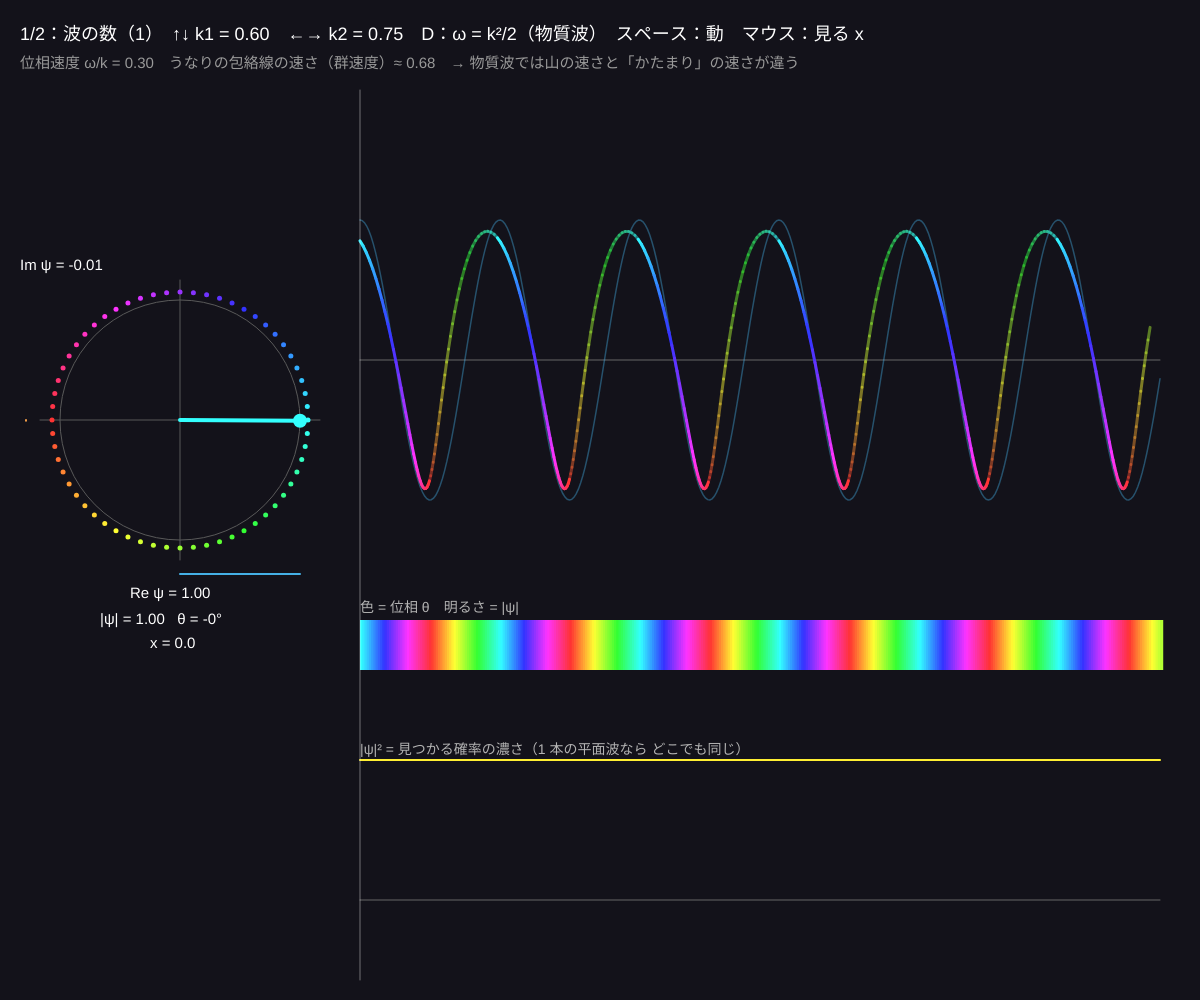
Frame 1 (no input)
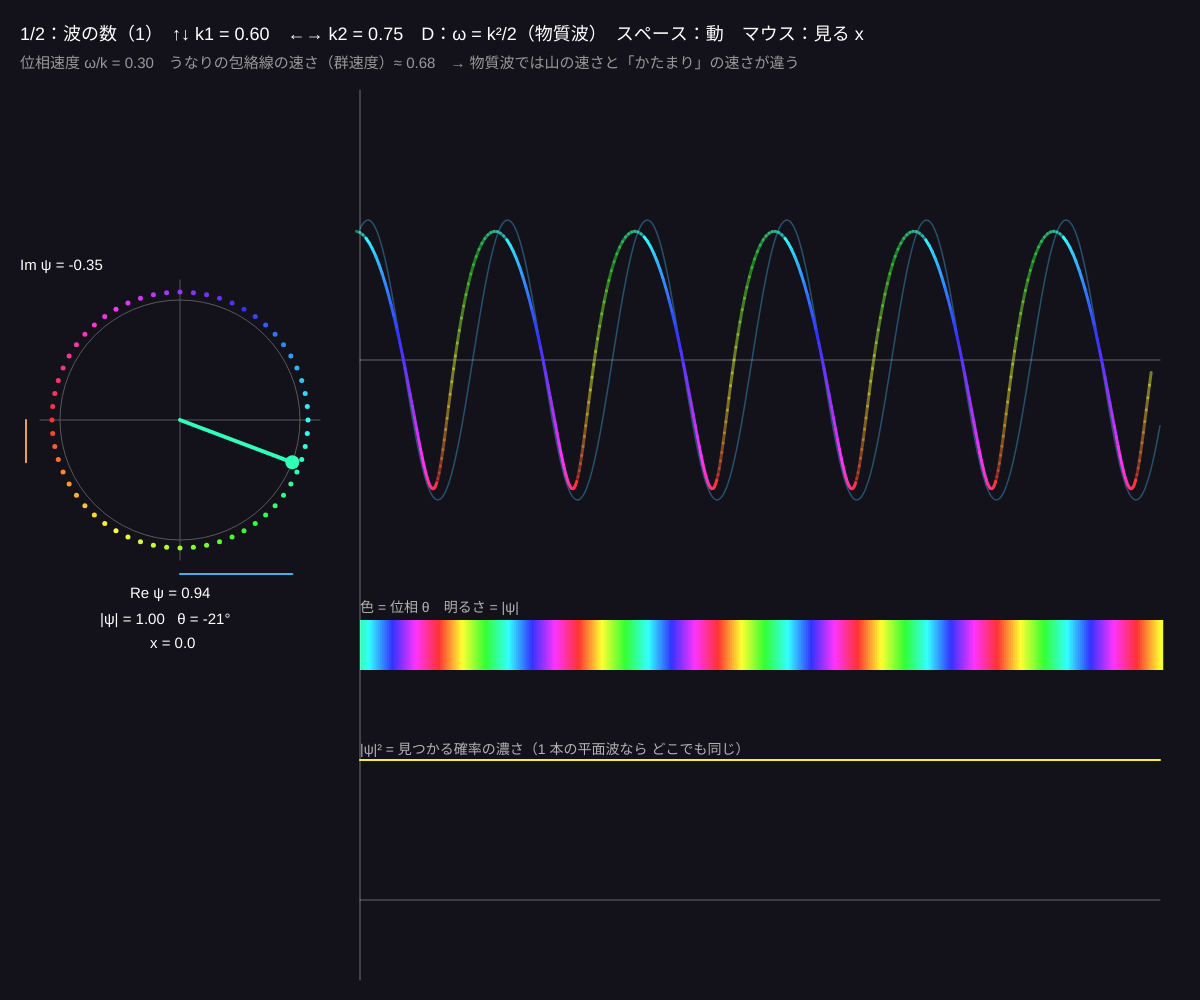
Frame 60 (no input)
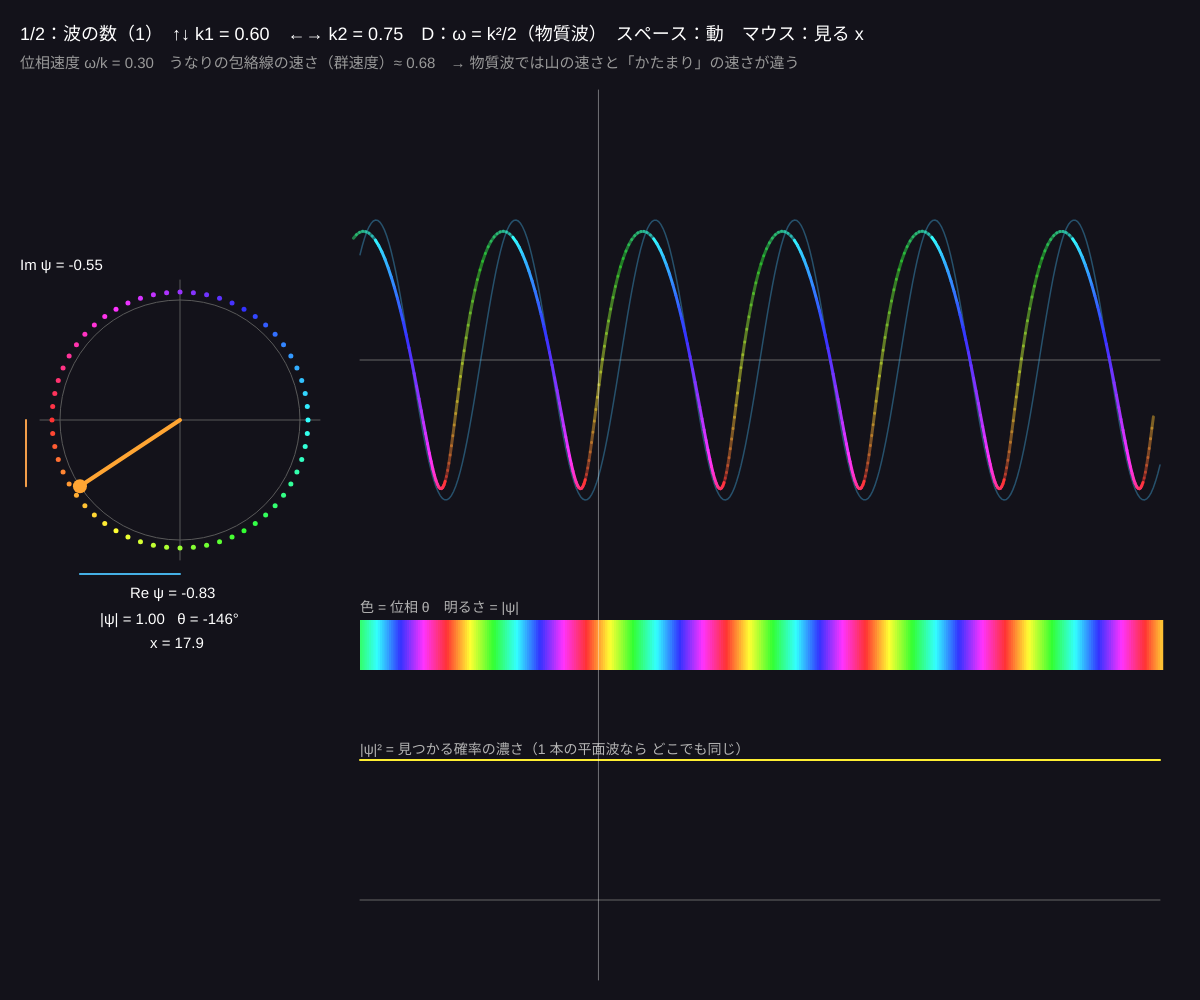
Frame 120 (the mouse pressed at the canvas centre since frame 60)

The p5.js sketch that drew these frames (run headless with seeded random() and noise() and a simulated clock; from frame 60 on, the mouse is pressed at the canvas centre):

// p5.js sketch
// ── sketch.js
// ============================================
// 01 複素数と位相
// 波動関数 ψ は複素数。大きさ |ψ| と向き（位相 θ）をもつ「回る矢印」 ψ = |ψ| e^{iθ} = |ψ|(cos θ + i sin θ)
//   平面波 ψ(x, t) = e^{i(kx − ωt)} は x 方向にねじれたらせん。色 = 位相、明るさ = |ψ| で 1 本の帯にも描ける
// 1 = 波 1 本 / 2 = 2 本の重ね合わせ（うなり） / ←→ = 2 本目の波数 k2 / ↑↓ = 1 本目の波数 k1 / D = 分散 ω = k²/2 ⇔ ω = k / マウス = 見る場所 x / スペース = 停止
// ============================================

let k1 = 0.6, k2 = 0.75;   // ★ 波数（1 あたりの位相の進み）
let mode = 1;
let dispersive = true;     // true：ω = k²/2（自由粒子、ħ = m = 1） / false：ω = k（光や音のように形が崩れない）
let t = 0, running = true;
let xs = 360;              // ★ 描く点の数
let xRange = 60;           // 画面の幅に入れる x の範囲

function omega(k) { return dispersive ? (k * k) / 2 : k; }

// 位置 x、時刻 t での ψ（複素数を {re, im} で返す）
function psi(x) {
  let th1 = k1 * x - omega(k1) * t;
  let re = cos(th1), im = sin(th1);
  if (mode === 2) {
    let th2 = k2 * x - omega(k2) * t;
    re = (re + cos(th2)) / 2; im = (im + sin(th2)) / 2;
  }
  return { re, im };
}

function setup() {
  createCanvas(windowWidth, windowHeight);
  colorMode(HSB, 360, 100, 100, 100);
}

function draw() {
  background(250, 30, 10);
  if (running) t += deltaTime / 1000 * 2;

  let left = 360, right = width - 40, w = right - left;
  let cyH = height * 0.36, amp = height * 0.14;     // らせんの中心と大きさ
  let xOf = (i) => left + (i / (xs - 1)) * w;
  let xVal = (i) => (i / (xs - 1)) * xRange;

  // --- らせん（斜めから見た 3D：横 = x、縦 = Re ψ、奥行き = Im ψ）---
  stroke(0, 0, 40); strokeWeight(1);
  line(left, cyH, right, cyH);
  noFill();
  // Re の影（平らな波）
  stroke(200, 70, 90, 40); strokeWeight(1.5);
  beginShape(); for (let i = 0; i < xs; i++) vertex(xOf(i), cyH - psi(xVal(i)).re * amp); endShape();
  // 本体
  strokeWeight(3);
  for (let i = 1; i < xs; i++) {
    let a = psi(xVal(i - 1)), b = psi(xVal(i));
    let hue = ((atan2(b.im, b.re) + PI) / TWO_PI) * 360;
    stroke(hue, 80, 100, b.im > 0 ? 100 : 45);        // 奥（Im < 0）は暗く
    line(xOf(i - 1) + a.im * 10, cyH - a.re * amp * 0.85 + a.im * amp * 0.35, xOf(i) + b.im * 10, cyH - b.re * amp * 0.85 + b.im * amp * 0.35);
  }

  // --- 色の帯：色 = 位相、明るさ = |ψ| ---
  let by = height * 0.62, bh = 50;
  noStroke();
  for (let i = 0; i < xs; i++) {
    let p = psi(xVal(i));
    let m = sqrt(p.re * p.re + p.im * p.im);
    fill(((atan2(p.im, p.re) + PI) / TWO_PI) * 360, 80, m * 100);
    rect(xOf(i), by, w / xs + 1, bh);
  }
  // |ψ|² のグラフ（2 本ならうなり）
  let gy = height * 0.9, gh = height * 0.14;
  stroke(0, 0, 40); strokeWeight(1); line(left, gy, right, gy);
  noFill(); stroke(55, 80, 100); strokeWeight(2);
  beginShape();
  for (let i = 0; i < xs; i++) { let p = psi(xVal(i)); vertex(xOf(i), gy - (p.re * p.re + p.im * p.im) * gh); }
  endShape();
  noStroke(); fill(0, 0, 70); textSize(14);
  text('色 = 位相 θ　明るさ = |ψ|', left, by - 8);
  text('|ψ|² = 見つかる確率の濃さ（1 本の平面波なら どこでも同じ）', left, gy - gh - 6);

  // --- 左：複素平面の回る矢印（マウスの位置 x）---
  let mi = constrain(floor(((mouseX - left) / w) * (xs - 1)), 0, xs - 1);
  let p = psi(xVal(mi));
  let cx = 180, cyc = height * 0.42, R = 120;
  stroke(0, 0, 35); strokeWeight(1);
  line(cx - R - 20, cyc, cx + R + 20, cyc); line(cx, cyc - R - 20, cx, cyc + R + 20);
  noFill(); circle(cx, cyc, 2 * R);
  let hue = ((atan2(p.im, p.re) + PI) / TWO_PI) * 360;
  stroke(hue, 80, 100); strokeWeight(4);
  line(cx, cyc, cx + p.re * R, cyc - p.im * R);
  noStroke(); fill(hue, 80, 100); circle(cx + p.re * R, cyc - p.im * R, 14);
  // Re と Im の成分
  stroke(200, 70, 90); strokeWeight(2); line(cx, cyc + R + 34, cx + p.re * R, cyc + R + 34);
  stroke(30, 70, 95); line(cx - R - 34, cyc, cx - R - 34, cyc - p.im * R);
  stroke(0, 0, 100, 40); strokeWeight(1); line(xOf(mi), 90, xOf(mi), height - 20);
  // 位相の色相環
  noStroke(); for (let a = 0; a < 360; a += 6) { fill(a, 80, 100); let r = R + 8, aa = radians(a) - PI; circle(cx + r * cos(aa), cyc - r * sin(aa), 5); }

  fill(0, 0, 100); textSize(15);
  text('Re ψ = ' + nf(p.re, 1, 2), cx - 50, cyc + R + 58);
  text('Im ψ = ' + nf(p.im, 1, 2), 20, cyc - R - 30);
  text('|ψ| = ' + nf(sqrt(p.re * p.re + p.im * p.im), 1, 2) + '   θ = ' + nf(degrees(atan2(p.im, p.re)), 1, 0) + '°', cx - 80, cyc + R + 84);
  text('x = ' + nf(xVal(mi), 1, 1), cx - 30, cyc + R + 108);

  fill(0, 0, 100); textSize(18);
  text('1/2：波の数（' + mode + '）　↑↓ k1 = ' + nf(k1, 1, 2) + '　←→ k2 = ' + nf(k2, 1, 2) + '　D：' + (dispersive ? 'ω = k²/2（物質波）' : 'ω = k（形が崩れない波）') + '　スペース：' + (running ? '動' : '止') + '　マウス：見る x', 20, 40);
  fill(0, 0, 60); textSize(15);
  let vph = omega(k1) / k1, vg = dispersive ? (k1 + k2) / 2 : 1;
  text('位相速度 ω/k = ' + nf(vph, 1, 2) + '　うなりの包絡線の速さ（群速度）≈ ' + nf(vg, 1, 2) + '　→ 物質波では山の速さと「かたまり」の速さが違う', 20, 68);
}

function keyPressed() {
  if (key === '1') mode = 1;
  if (key === '2') mode = 2;
  if (key === UP_ARROW) k1 = min(2, k1 + 0.05);
  if (key === DOWN_ARROW) k1 = max(0.05, k1 - 0.05);
  if (key === RIGHT_ARROW) k2 = min(2, k2 + 0.05);
  if (key === LEFT_ARROW) k2 = max(0.05, k2 - 0.05);
  if (key === 'd' || key === 'D') dispersive = !dispersive;
  if (key === ' ') running = !running;
}

// ---------- やってみよう ----------
// 1. マウスを右へ動かすと矢印はどう回る？ 時間を止めて（スペース）x だけ変えると、位相が k ずつ進むのがわかる
// 2. 2 にして k1 と k2 を近づけると、うなりの間隔（2π / |k1 − k2|）が広がる
// 3. D で ω = k に切り替えると、山とうなりが同じ速さで進む。ω = k²/2 だと山の速さは包絡線（群速度）のちょうど半分
// 4. 3 本目の波（k3）を足すと、うなりはどうなる？ 波をたくさん足すと「1 つのかたまり」= 波束（02）になる
